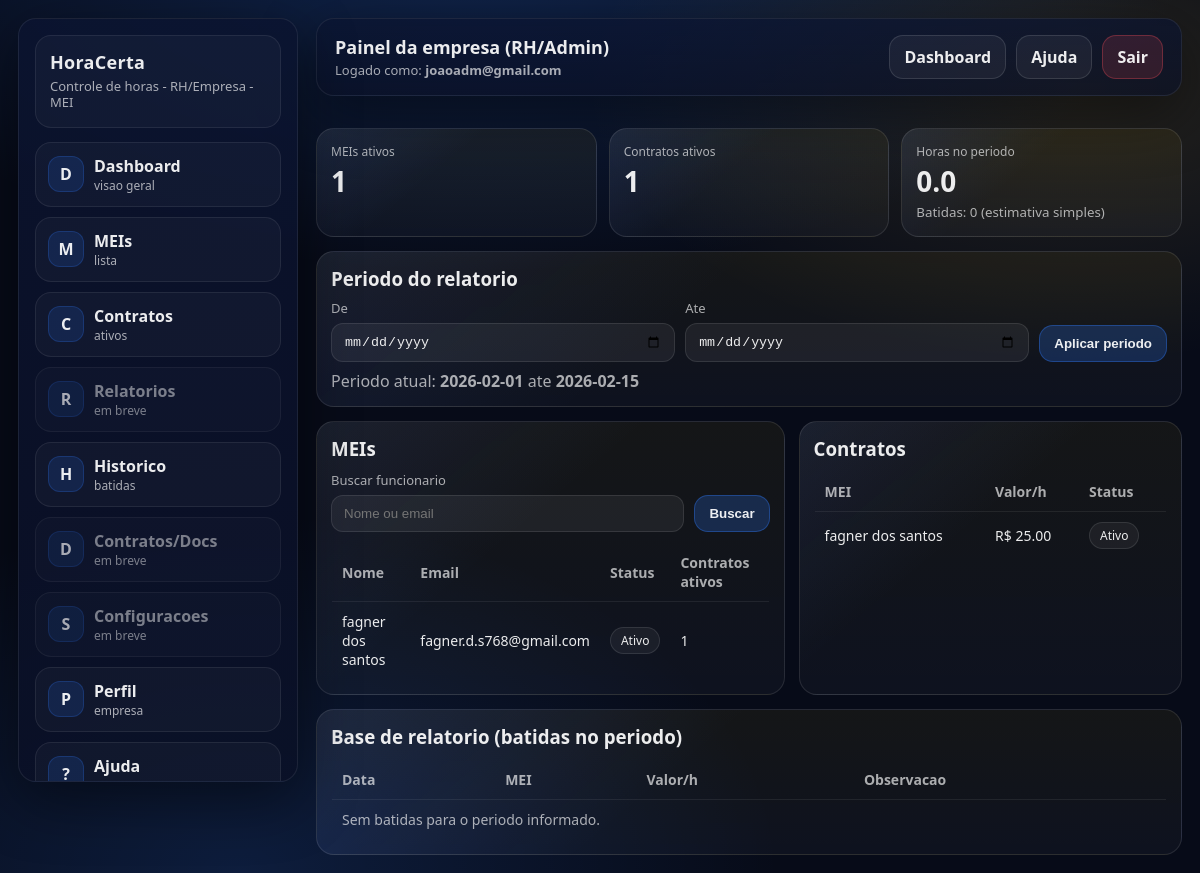
The page /empresa/ (signed in) on the database its author committed.
### accounts/models.py (models this page shows, shortened)
class User(AbstractUser):
    class Role(models.TextChoices):
        EMPRESA = "EMPRESA", "Empresa (RH/Admin)"
        FUNCIONARIO = "FUNCIONARIO", "Funcionário (MEI)"
    role = models.CharField(
        max_length=20,
        choices=Role.choices,
        default=Role.FUNCIONARIO,
    )
    email = models.EmailField(unique=True)  # <- importante

### companies/models.py (models this page shows, shortened)
class Employee(models.Model):
    id = models.UUIDField(primary_key=True, default=uuid.uuid4, editable=False)
    user = models.OneToOneField(
        settings.AUTH_USER_MODEL,
        on_delete=models.CASCADE,
        related_name="employee_profile",
    )
    company = models.ForeignKey(
        Company,
        on_delete=models.PROTECT,
        related_name="employees",
        null=True,
        blank=True,
    )
    full_name = models.CharField(max_length=120)
    document = models.CharField(max_length=20, blank=True, default="")
    phone = models.CharField(max_length=30, blank=True, default="")
    address = models.TextField(blank=True, default="")
    profile_photo = models.ImageField(upload_to="employee_photos/", null=True, blank=True)
    is_active = models.BooleanField(default=True)
    created_at = models.DateTimeField(auto_now_add=True)
    class Meta:
        verbose_name = "Employee"
        verbose_name_plural = "Employees"
        ordering = ["full_name"]

### timeclock/models.py (models this page shows, shortened)
class Contract(models.Model):
    id = models.UUIDField(primary_key=True, default=uuid.uuid4, editable=False)
    employee_user = models.ForeignKey(
        settings.AUTH_USER_MODEL,
        on_delete=models.CASCADE,
        related_name="contracts",
    )
    company = models.ForeignKey(
        Company,
        on_delete=models.PROTECT,
        related_name="contracts",
    )
    hourly_rate = models.DecimalField(max_digits=10, decimal_places=2, default=0)
    contract_file = models.FileField(upload_to="contracts/", null=True, blank=True)
    start_date = models.DateField(default=timezone.localdate)
    end_date = models.DateField(null=True, blank=True)
    notes = models.TextField(blank=True, default="")
    is_active = models.BooleanField(default=True)
    created_at = models.DateTimeField(auto_now_add=True)
    class Meta:
        ordering = ["company__name"]
        constraints = [
            models.UniqueConstraint(
                fields=["company", "employee_user"],
                condition=models.Q(is_active=True),
                name="unique_active_contract_per_company_employee",
            ),
        ]

### accounts/views.py (the view)
# urls.py: path("empresa/", views.dashboard_empresa, name="dashboard_empresa"),
@login_required
def dashboard_empresa(request):
    denied = _redirect_if_not_empresa(request)
    if denied:
        return denied
    company = _company_for_user(request.user)
    employee_search_form = EmployeeSearchForm(request.GET or None)
    period_form = PeriodSearchForm(request.GET or None)
    employees_qs = Employee.objects.none()
    contracts_qs = Contract.objects.none()
    punches_period_qs = Punch.objects.none()
    total_employees = 0
    total_active_contracts = 0
    total_punches_period = 0
    total_hours_period = 0.0
    date_from = ""
    date_to = ""
    if company:
        contracts_base_qs = Contract.objects.filter(company=company).select_related(
            "employee_user",
            "employee_user__employee_profile",
        )
        active_contracts_base_qs = contracts_base_qs.filter(is_active=True)
        active_user_ids_qs = active_contracts_base_qs.values_list("employee_user_id", flat=True).distinct()
        employees_base_qs = Employee.objects.filter(user_id__in=active_user_ids_qs).select_related("user")
        q = ""
        if employee_search_form.is_valid():
            q = (employee_search_form.cleaned_data.get("q") or "").strip()
        if q:
            employees_qs = employees_base_qs.filter(
                Q(full_name__icontains=q)
                | Q(user__email__icontains=q)
                | Q(user__username__icontains=q)
            )
            contracts_qs = active_contracts_base_qs.filter(
                Q(employee_user__email__icontains=q)
                | Q(employee_user__username__icontains=q)
                | Q(employee_user__employee_profile__full_name__icontains=q)
            )
        else:
            employees_qs = employees_base_qs
            contracts_qs = active_contracts_base_qs
        today = timezone.localdate()
        first_day = today.replace(day=1)
        start_date = first_day
        end_date = today
        if period_form.is_valid():
            start_date = period_form.cleaned_data.get("date_from") or first_day
            end_date = period_form.cleaned_data.get("date_to") or today
        if start_date > end_date:
            start_date, end_date = end_date, start_date
        start_dt = timezone.make_aware(datetime.combine(start_date, time.min))
        end_dt = timezone.make_aware(datetime.combine(end_date, time.max))
        punches_period_qs = Punch.objects.filter(
            contract__in=active_contracts_base_qs,
            timestamp__range=(start_dt, end_dt),
        ).select_related("contract", "contract__employee_user")
        total_employees = active_contracts_base_qs.values("employee_user_id").distinct().count()
        total_active_contracts = active_contracts_base_qs.count()
        total_punches_period = punches_period_qs.count()
        total_hours_period = round(total_punches_period / 2.0, 2)
        date_from = start_date.strftime("%Y-%m-%d")
        date_to = end_date.strftime("%Y-%m-%d")
    period_result = {
        "date_from": date_from,
        "date_to": date_to,
        "total_punches": total_punches_period,
        "total_hours": total_hours_period,
    }
    active_contracts_by_user = {
        row["employee_user_id"]: row["count"]
        for row in contracts_qs.values("employee_user_id").annotate(count=Count("id"))
    }
    employee_rows = [
        {
            "employee": employee,
            "active_contracts": active_contracts_by_user.get(employee.user_id, 0),
        }
        for employee in employees_qs.order_by("full_name")[:200]
    ]
    contract_rows = []
    for contract in contracts_qs.order_by("-start_date", "-created_at", "employee_user__username")[:300]:
        profile = getattr(contract.employee_user, "employee_profile", None)
        mei_name = getattr(profile, "full_name", "") or contract.employee_user.email or contract.employee_user.username
        contract_rows.append({"contract": contract, "mei_name": mei_name})
    punch_rows = []
    for punch in punches_period_qs.order_by("-timestamp")[:120]:
        profile = getattr(punch.contract.employee_user, "employee_profile", None)
        mei_name = getattr(profile, "full_name", "") or punch.contract.employee_user.email or punch.contract.employee_user.username
        punch_rows.append({"punch": punch, "mei_name": mei_name})
    context = {
        "company": company,
        "employees": employee_rows,
        "contracts": contract_rows,
        "employee_search_form": employee_search_form,
        "period_form": period_form,
        "period_result": period_result,
        "total_employees": total_employees,
        "total_active_contracts": total_active_contracts,
        "total_punches_period": total_punches_period,
        "total_hours_period": total_hours_period,
        "punches_period": punch_rows,
    }
    return render(request, "accounts/dashboard_empresa.html", context)

### templates/accounts/dashboard_empresa.html (shortened to what this page needs)
{% extends "accounts/base.html" %}
{% block page_title %}Painel da empresa (RH/Admin){% endblock %}
{% block content %}
  {% if not company %}
    <div class="wrap-grid">
      <section class="panel">
        <h2 style="margin:0 0 8px;">Empresa nao encontrada</h2>
        <p class="muted" style="margin:0;">Esse usuario ainda nao tem empresa vinculada.</p>
      </section>
    </div>
  {% else %}
    <div class="wrap-grid">
      <section class="cards-grid">
        <div class="panel">
          <div class="k">MEIs ativos</div>
          <div class="v">{{ total_employees }}</div>
        </div>
        <div class="panel">
          <div class="k">Contratos ativos</div>
          <div class="v">{{ total_active_contracts }}</div>
        </div>
        <div class="panel">
          <div class="k">Horas no periodo</div>
          <div class="v">{{ total_hours_period }}</div>
          <small class="muted">Batidas: {{ total_punches_period }} (estimativa simples)</small>
        </div>
      </section>
      <section class="panel">
        <h3 style="margin:0 0 8px;">Periodo do relatorio</h3>
        <form method="get" class="row">
          <div class="field">
            <label>{{ period_form.date_from.label }}</label>
            {{ period_form.date_from }}
          </div>
          <div class="field">
            <label>{{ period_form.date_to.label }}</label>
            {{ period_form.date_to }}
          </div>
          <button class="btn primary" type="submit">Aplicar periodo</button>
        </form>
        <p class="muted" style="margin:8px 0 0;">
          Periodo atual: <strong>{{ period_result.date_from }}</strong> ate <strong>{{ period_result.date_to }}</strong>
        </p>
      </section>
      <div class="cols">
        <section class="panel">
          <h3 style="margin:0;">MEIs</h3>
          <form method="get" class="row" style="margin-top:10px;">
            <div class="field">
              <label>{{ employee_search_form.q.label }}</label>
              {{ employee_search_form.q }}
            </div>
            <button class="btn primary" type="submit">Buscar</button>
          </form>
          <table class="table">
            <thead>
              <tr>
                <th>Nome</th>
                <th>Email</th>
                <th>Status</th>
                <th class="right">Contratos ativos</th>
              </tr>
            </thead>
            <tbody>
              {% for row in employees %}
                <tr>
                  <td>{{ row.employee.full_name }}</td>
                  <td>{{ row.employee.user.email|default:row.employee.user.username }}</td>
                  <td>
                    {% if row.employee.is_active %}
                      <span class="pill">Ativo</span>
                    {% else %}
                      <span class="pill warn">Inativo</span>
                    {% endif %}
                  </td>
                  <td class="right">{{ row.active_contracts }}</td>
                </tr>
              {% empty %}
                <tr>
                  <td colspan="4" class="muted">Nenhum MEI encontrado.</td>
                </tr>
              {% endfor %}
            </tbody>
          </table>
        </section>
        <section class="panel">
          <h3 style="margin:0;">Contratos</h3>
          <table class="table">
            <thead>
              <tr>
                <th>MEI</th>
                <th>Valor/h</th>
                <th>Status</th>
              </tr>
            </thead>
            <tbody>
              {% for row in contracts %}
                <tr>
                  <td>{{ row.mei_name }}</td>
                  <td>R$ {{ row.contract.hourly_rate }}</td>
                  <td>
                    {% if row.contract.is_active %}
                      <span class="pill">Ativo</span>
                    {% else %}
                      <span class="pill warn">Inativo</span>
                    {% endif %}
                  </td>
                </tr>
              {% empty %}
                <tr>
                  <td colspan="3" class="muted">Sem contratos para esta empresa.</td>
                </tr>
              {% endfor %}
            </tbody>
          </table>
        </section>
      </div>
      <section class="panel">
        <h3 style="margin:0;">Base de relatorio (batidas no periodo)</h3>
        <table class="table">
          <thead>
            <tr>
              <th>Data</th>
              <th>MEI</th>
              <th>Valor/h</th>
              <th>Observacao</th>
            </tr>
          </thead>
          <tbody>
            {% for row in punches_period %}
              <tr>
                <td>{{ row.punch.timestamp|date:"d/m/Y H:i" }}</td>
                <td>{{ row.mei_name }}</td>
                <td>R$ {{ row.punch.contract.hourly_rate }}</td>
                <td>{% if row.punch.note %}{{ row.punch.note }}{% else %}<span class="muted">-</span>{% endif %}</td>
              </tr>
            {% empty %}
              <tr>
                <td colspan="4" class="muted">Sem batidas para o periodo informado.</td>
              </tr>
            {% endfor %}
          </tbody>
        </table>
      </section>
    </div>
  {% endif %}
{% endblock %}

### templates/accounts/base.html (shortened to what this page needs)
{% load static %}
<!doctype html>
<html lang="pt-br">
<head>
</head>
<body>
  {% if request.user.is_authenticated %}
    <div class="wrap">
      <aside class="sidebar">
        <div class="brand">
          <div class="name">HoraCerta</div>
          <div class="sub">Controle de horas - RH/Empresa - MEI</div>
        </div>
        <nav class="menu">
          {% if request.user.role == "EMPRESA" %}
            <a class="item" href="{% url 'dashboard_empresa' %}">
              <div class="icon">D</div>
              <div><strong>Dashboard</strong><div class="muted" style="font-size:12px">visao geral</div></div>
            </a>
            <a class="item" href="{% url 'company_meis' %}">
              <div class="icon">M</div>
              <div><strong>MEIs</strong><div class="muted" style="font-size:12px">lista</div></div>
            </a>
            <a class="item" href="{% url 'company_contracts' %}">
              <div class="icon">C</div>
              <div><strong>Contratos</strong><div class="muted" style="font-size:12px">ativos</div></div>
            </a>
            <a class="item muted" href="{% url 'company_reports' %}">
              <div class="icon">R</div>
              <div><strong>Relatorios</strong><div class="muted" style="font-size:12px">em breve</div></div>
            </a>
            <a class="item" href="{% url 'company_history' %}">
              <div class="icon">H</div>
              <div><strong>Historico</strong><div class="muted" style="font-size:12px">batidas</div></div>
            </a>
            <a class="item muted" href="{% url 'company_docs' %}">
              <div class="icon">D</div>
              <div><strong>Contratos/Docs</strong><div class="muted" style="font-size:12px">em breve</div></div>
            </a>
            <a class="item muted" href="{% url 'company_settings' %}">
              <div class="icon">S</div>
              <div><strong>Configuracoes</strong><div class="muted" style="font-size:12px">em breve</div></div>
            </a>
            <a class="item" href="{% url 'company_profile' %}">
              <div class="icon">P</div>
              <div><strong>Perfil</strong><div class="muted" style="font-size:12px">empresa</div></div>
            </a>
          {% endif %}
          <a class="item" href="{% url 'help' %}">
            <div class="icon">?</div>
            <div><strong>Ajuda</strong><div class="muted" style="font-size:12px">como usar</div></div>
          </a>
        </nav>
      </aside>
      <main class="main">
        <header class="topbar">
          <div class="top-left">
            <div class="top-heading">
              <div class="title">{% block page_title %}HoraCerta{% endblock %}</div>
            </div>
            <div class="meta">Logado como: <strong>{{ request.user.email|default:request.user.username }}</strong></div>
          </div>
          <div class="top-actions">
            <a class="btn" href="{% url 'dashboard' %}">Dashboard</a>
            <a class="btn" href="{% url 'help' %}">Ajuda</a>
            <a class="btn danger" href="{% url 'logout' %}">Sair</a>
          </div>
        </header>
        <section class="content">
          {% block content %}{% endblock %}
        </section>
      </main>
    </div>
  {% endif %}
</body>
</html>

### rows shown on the page
User: user.email "joaoadm@gmail.com"
Employee: employee.full_name "fagner dos santos", employee.user.email "fagner.d.s768@gmail.com", shows "Ativo", active_contracts "1"
Contract: mei_name "fagner dos santos", contract.hourly_rate "25.00", is_active "Ativo"

### other values the page prints
{{ total_employees }} "1"
{{ total_active_contracts }} "1"
{{ total_hours_period }} "0.0"
{{ total_punches_period }} "0"
{{ period_form.date_from.label }} "De"
{{ period_form.date_to.label }} "Ate"
{{ period_result.date_from }} "2026-02-01"
{{ period_result.date_to }} "2026-02-15"
{{ employee_search_form.q.label }} "Buscar funcionario"
